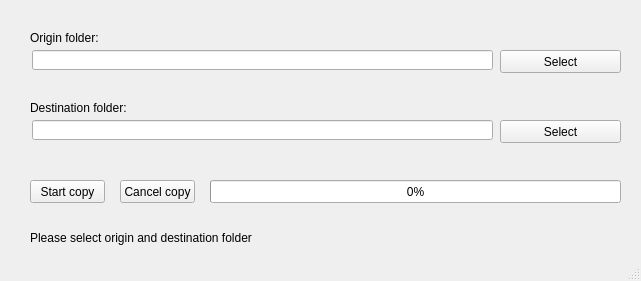
<?xml version="1.0" encoding="UTF-8"?>
<ui version="4.0">
 <class>MainWindow</class>
 <widget class="QMainWindow" name="MainWindow">
  <property name="geometry">
   <rect>
    <x>0</x>
    <y>0</y>
    <width>641</width>
    <height>281</height>
   </rect>
  </property>
  <property name="windowTitle">
   <string>MainWindow</string>
  </property>
  <widget class="QWidget" name="centralwidget">
   <widget class="QLineEdit" name="lineEditOrigin">
    <property name="geometry">
     <rect>
      <x>32</x>
      <y>50</y>
      <width>461</width>
      <height>20</height>
     </rect>
    </property>
    <property name="readOnly">
     <bool>true</bool>
    </property>
   </widget>
   <widget class="QLineEdit" name="lineEditDestination">
    <property name="geometry">
     <rect>
      <x>32</x>
      <y>120</y>
      <width>461</width>
      <height>20</height>
     </rect>
    </property>
    <property name="readOnly">
     <bool>true</bool>
    </property>
   </widget>
   <widget class="QPushButton" name="pushButtonOrigin">
    <property name="geometry">
     <rect>
      <x>500</x>
      <y>50</y>
      <width>121</width>
      <height>23</height>
     </rect>
    </property>
    <property name="text">
     <string>Select</string>
    </property>
   </widget>
   <widget class="QPushButton" name="pushButtonDestination">
    <property name="geometry">
     <rect>
      <x>500</x>
      <y>120</y>
      <width>121</width>
      <height>23</height>
     </rect>
    </property>
    <property name="text">
     <string>Select</string>
    </property>
   </widget>
   <widget class="QLabel" name="labelDestinition">
    <property name="geometry">
     <rect>
      <x>30</x>
      <y>100</y>
      <width>171</width>
      <height>16</height>
     </rect>
    </property>
    <property name="text">
     <string>Destination folder:</string>
    </property>
   </widget>
   <widget class="QLabel" name="labelOrigin">
    <property name="geometry">
     <rect>
      <x>30</x>
      <y>30</y>
      <width>171</width>
      <height>16</height>
     </rect>
    </property>
    <property name="text">
     <string>Origin folder:</string>
    </property>
   </widget>
   <widget class="QProgressBar" name="progressBar">
    <property name="geometry">
     <rect>
      <x>210</x>
      <y>180</y>
      <width>411</width>
      <height>23</height>
     </rect>
    </property>
    <property name="value">
     <number>0</number>
    </property>
   </widget>
   <widget class="QLabel" name="labelStatus">
    <property name="geometry">
     <rect>
      <x>30</x>
      <y>230</y>
      <width>591</width>
      <height>16</height>
     </rect>
    </property>
    <property name="text">
     <string>Please select origin and destination folder</string>
    </property>
   </widget>
   <widget class="QPushButton" name="pushButtonStartCopy">
    <property name="geometry">
     <rect>
      <x>30</x>
      <y>180</y>
      <width>75</width>
      <height>23</height>
     </rect>
    </property>
    <property name="text">
     <string>Start copy</string>
    </property>
   </widget>
   <widget class="QPushButton" name="pushButtonCancel">
    <property name="geometry">
     <rect>
      <x>120</x>
      <y>180</y>
      <width>75</width>
      <height>23</height>
     </rect>
    </property>
    <property name="text">
     <string>Сancel copy</string>
    </property>
   </widget>
  </widget>
  <widget class="QStatusBar" name="statusbar"/>
 </widget>
 <resources/>
 <connections/>
</ui>
